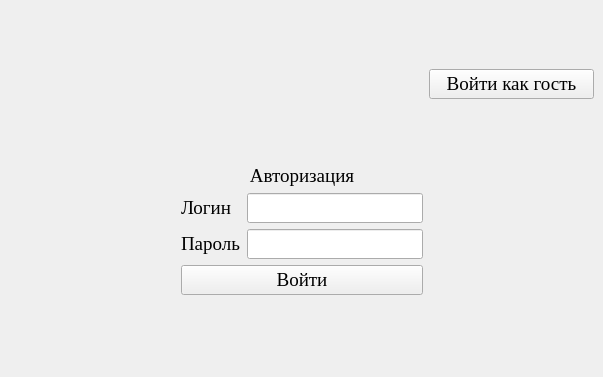
<?xml version="1.0" encoding="UTF-8"?>
<ui version="4.0">
 <class>MainWindow</class>
 <widget class="QMainWindow" name="MainWindow">
  <property name="geometry">
   <rect>
    <x>0</x>
    <y>0</y>
    <width>603</width>
    <height>377</height>
   </rect>
  </property>
  <property name="font">
   <font>
    <family>Times New Roman</family>
    <pointsize>14</pointsize>
   </font>
  </property>
  <property name="windowTitle">
   <string>Авторизация</string>
  </property>
  <property name="windowIcon">
   <iconset>
    <normaloff>../../icon.ico</normaloff>../../icon.ico</iconset>
  </property>
  <widget class="QWidget" name="centralwidget">
   <layout class="QGridLayout" name="gridLayout">
    <item row="1" column="3">
     <spacer name="horizontalSpacer_2">
      <property name="orientation">
       <enum>Qt::Horizontal</enum>
      </property>
      <property name="sizeHint" stdset="0">
       <size>
        <width>40</width>
        <height>20</height>
       </size>
      </property>
     </spacer>
    </item>
    <item row="0" column="2">
     <spacer name="verticalSpacer_2">
      <property name="orientation">
       <enum>Qt::Vertical</enum>
      </property>
      <property name="sizeHint" stdset="0">
       <size>
        <width>20</width>
        <height>40</height>
       </size>
      </property>
     </spacer>
    </item>
    <item row="5" column="2">
     <spacer name="verticalSpacer">
      <property name="orientation">
       <enum>Qt::Vertical</enum>
      </property>
      <property name="sizeHint" stdset="0">
       <size>
        <width>20</width>
        <height>40</height>
       </size>
      </property>
     </spacer>
    </item>
    <item row="1" column="0">
     <spacer name="horizontalSpacer">
      <property name="orientation">
       <enum>Qt::Horizontal</enum>
      </property>
      <property name="sizeHint" stdset="0">
       <size>
        <width>40</width>
        <height>20</height>
       </size>
      </property>
     </spacer>
    </item>
    <item row="3" column="2">
     <widget class="QLineEdit" name="Password"/>
    </item>
    <item row="2" column="2">
     <widget class="QLineEdit" name="Login"/>
    </item>
    <item row="0" column="0">
     <widget class="QLabel" name="label_2">
      <property name="minimumSize">
       <size>
        <width>150</width>
        <height>150</height>
       </size>
      </property>
      <property name="maximumSize">
       <size>
        <width>150</width>
        <height>150</height>
       </size>
      </property>
      <property name="baseSize">
       <size>
        <width>150</width>
        <height>150</height>
       </size>
      </property>
      <property name="text">
       <string/>
      </property>
      <property name="pixmap">
       <pixmap>../../icon.png</pixmap>
      </property>
      <property name="scaledContents">
       <bool>true</bool>
      </property>
     </widget>
    </item>
    <item row="0" column="3">
     <widget class="QPushButton" name="Guest">
      <property name="text">
       <string>Войти как гость</string>
      </property>
     </widget>
    </item>
    <item row="2" column="1">
     <widget class="QLabel" name="label_3">
      <property name="text">
       <string>Логин</string>
      </property>
     </widget>
    </item>
    <item row="3" column="1">
     <widget class="QLabel" name="label_4">
      <property name="text">
       <string>Пароль</string>
      </property>
     </widget>
    </item>
    <item row="1" column="1" colspan="2">
     <widget class="QLabel" name="label">
      <property name="text">
       <string>Авторизация</string>
      </property>
      <property name="alignment">
       <set>Qt::AlignCenter</set>
      </property>
     </widget>
    </item>
    <item row="4" column="1" colspan="2">
     <widget class="QPushButton" name="Enter">
      <property name="text">
       <string>Войти</string>
      </property>
     </widget>
    </item>
   </layout>
  </widget>
 </widget>
 <resources/>
 <connections/>
</ui>
